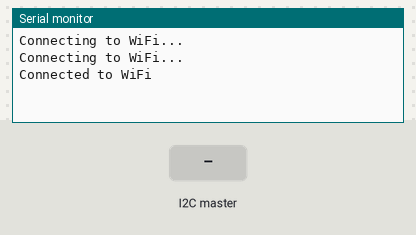
Recording of a sketch running on a simulated ESP32. On the bench: the last lines printed to the serial monitor. The inputs (shaded band) are chosen by the test bench. WiFi joins after 1.5 s; servers stay silent unless stated; uploads are accepted with an empty reply.

Above: at 3.2 s.
3.3 s: the I2C master sends "D"
At 4.7 s:
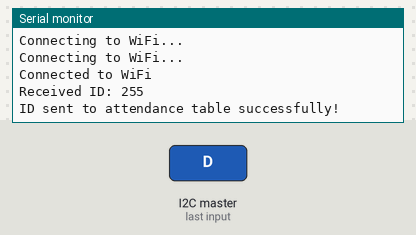
5.0 s: the I2C master sends "E"
At 6.1 s:
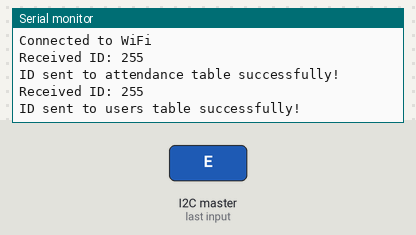

Measured:
- after the input at 3.3 s, the serial monitor: prints a new line after 0.05 s (image 1)
- after the input at 5.0 s, the serial monitor: prints a new line after 0.25 s (image 2)

The sketch:

ESP32FingerWifi.ino
```cpp
#include <WiFi.h>
#include <Wire.h>
#include <HTTPClient.h>

// Thông tin Wi-Fi của bạn
const char* ssid = "MrStrixX";
const char* password = "12345678";

// Biến nhận dữ liệu
char receivedChar;
uint8_t receivedID;

void setup() {
  Serial.begin(115200);  // Khởi tạo Serial để in thông tin ra monitor
  Wire.begin(8);  // Địa chỉ ESP32 trên bus I2C (slave)
  Wire.onReceive(receiveData);  // Đăng ký hàm xử lý khi nhận dữ liệu từ I2C

  // Kết nối Wi-Fi
  WiFi.begin(ssid, password);
  while (WiFi.status() != WL_CONNECTED) {
    delay(1000);
    Serial.println("Connecting to WiFi...");
  }
  Serial.println("Connected to WiFi");
}

void loop() {
  if (receivedID != 0) {
    Serial.print("Received ID: ");
    Serial.println(receivedID);  // In ID nhận được
    if (receivedChar == 'D') {
      sendToAttendance(receivedID);  // Gửi vào bảng attendance
    } else if (receivedChar == 'E') {
      sendToUsers(receivedID);  // Gửi vào bảng users
    }
    receivedID = 0;  // Reset sau khi đã nhận và xử lý
  }
}

// Hàm lắng nghe và nhận dữ liệu từ I2C
void receiveData(int byteCount) {
  while (Wire.available()) {
    receivedChar = Wire.read();  // Nhận ký tự từ Arduino Nano
    if (receivedChar == 'D' || receivedChar == 'E') {
      receivedID = Wire.read();  // Nhận ID tiếp theo
    }
  }
}

// Hàm gửi ID vào bảng attendance
void sendToAttendance(uint8_t id) {
  HTTPClient http;
  String serverPath = "http://172.20.10.2/phpFingerprint/insert_attendance.php?id=" + String(id);

  http.begin(serverPath);  // Bắt đầu HTTP request
  int httpResponseCode = http.GET();  // Gửi GET request

  if (httpResponseCode == 200) {
    Serial.println("ID sent to attendance table successfully!");
  } else {
    Serial.print("Error sending ID to attendance table, response code: ");
    Serial.println(httpResponseCode);
  }

  http.end();  // Kết thúc HTTP request
}

// Hàm gửi ID vào bảng users
void sendToUsers(uint8_t id) {
  HTTPClient http;
  String serverPath = "http://172.20.10.2/phpFingerprint/insert_users.php?id=" + String(id);

  http.begin(serverPath);  // Bắt đầu HTTP request
  int httpResponseCode = http.GET();  // Gửi GET request

  if (httpResponseCode == 200) {
    Serial.println("ID sent to users table successfully!");
  } else {
    Serial.print("Error sending ID to users table, response code: ");
    Serial.println(httpResponseCode);
  }

  http.end();  // Kết thúc HTTP request
}
```
